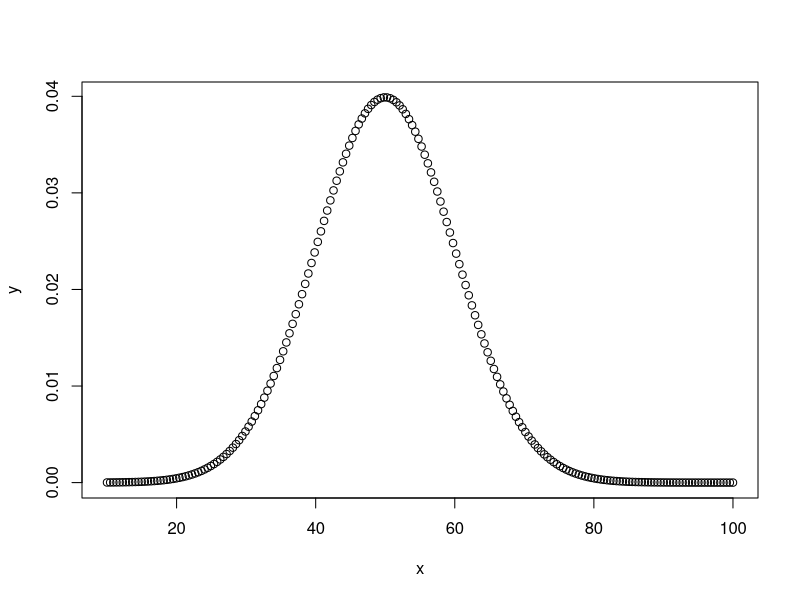
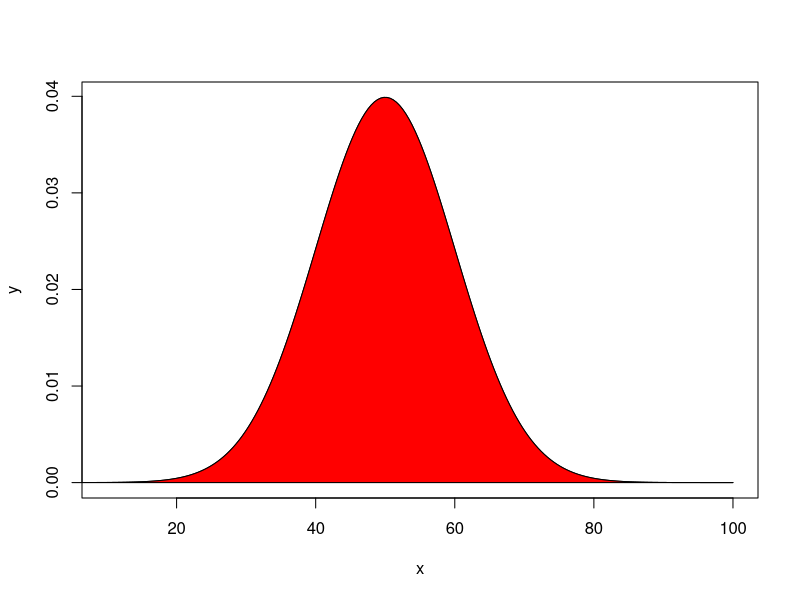
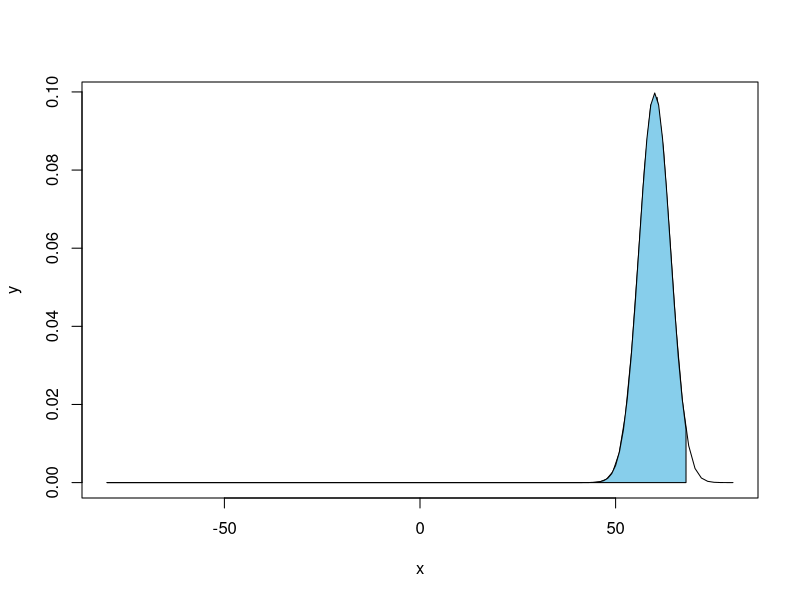
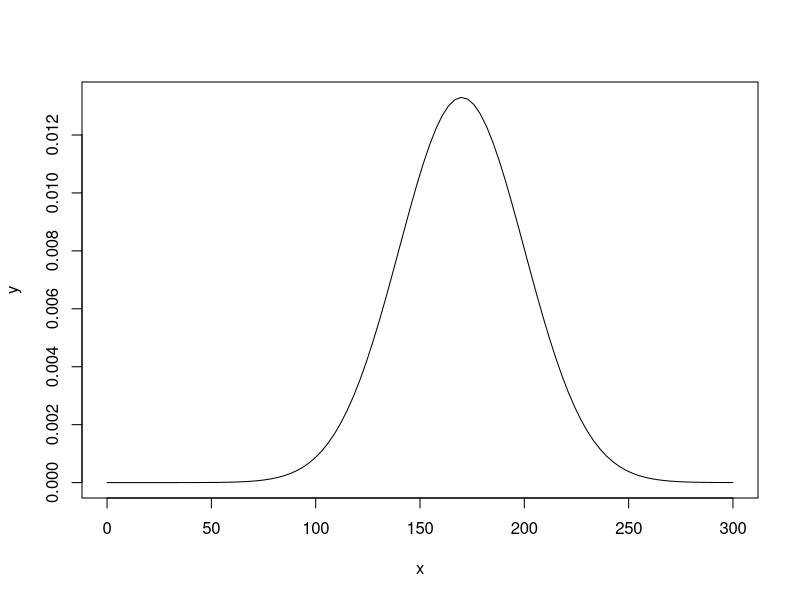
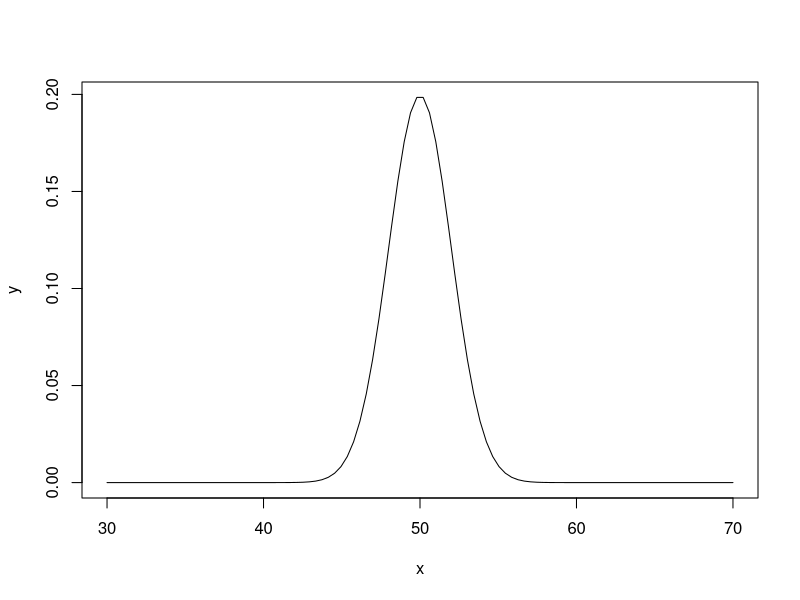

Generate these figures, in order, with R:
#dnorm(x,mean,sd)
#pnorm(x,mean,sd)
#qnorm(x,mean,sd)

#default mean value is zero

#dnorm is for gettinf the probablity at that particular point
#pnorm is for getting the cummlative distribution till that particular point
#qnorm


#FINDING THE NORM PROBABLIT FOR ALL THE PONTS IN THE RANGE
x= seq(10,100,length = 200)#range will be 10 to 100 no of points will be 200
y= dnorm(x,mean=50,sd=10)#y axis    #y is the probablity at each point of the graph unlike the cumulative probablity which we get ysing integration
plot(x,y)
plot(x,y,type='l')#this grapgh will be connected using the lines
polygon(c(1,x,2),c(0,y,0),col ='red')

x_polygon = seq(2, 3, length = 100)
y_polygon = dnorm(x_polygon, mean = 0, sd = 1)
#plot(x_polygon,y_polygon,type = 'l')
#polygon(c(2, x_polygon, 3), c(0, y_polygon, 0), col='skyblue')


#FINDING FOR ONLY ONE POINT
anothernorm = dnorm(2,mean=50,sd=20)
print(anothernorm)




#q1
x = seq(-80, 80, length = 100)
y = dnorm(x, mean = 60, sd = 4)
plot(x, y, type = 'l')


a=1-pnorm(68,60,4)
print(paste("asnwer is ",a))



x_polygon = seq(, 68, length = 100)
y_polygon = dnorm(x_polygon, mean = 60, sd = 4)
polygon(c(-80, x_polygon, 68), c(0, y_polygon, 0), col = 'skyblue')

b=pnorm(55,60,4)
print(paste("answer is ",b))


#q2
ans = pnorm(90,20,10)
print(paste("answer 2 is ",ans))

#q3
ans = dnorm(95,100,15)
print(paste("answer 3 is ",ans))

#q4
x = seq(0, 300, length = 100)
y = dnorm(x, mean = 170, sd = 30)
plot(x, y, type = 'l')

#q4a
ans = dnorm(230,170,30)
print(paste("asnwer 4 a is ",ans))

#q4b
n=seq(8,300,length=292)
ans8 <- dbinom(8,292,ans)
print(paste("the probabality that at least 8 boys have serum cholesterol level that exceeds 230 is ",ans8))



#q5
x = seq(30, 70, length = 100)
y = dnorm(x, mean = 50, sd = 2)
plot(x, y, type = 'l')

ans = pnorm(52,50,2)-pnorm(42,50,2)
print(paste("asnwer s is ",ans))

